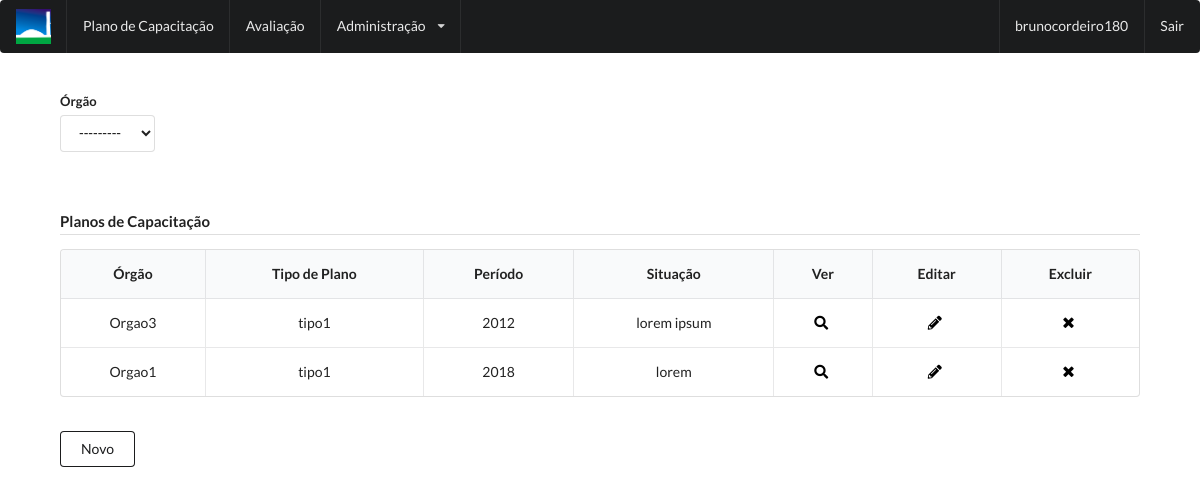
Before: /plano/ (signed in) with the older database file.
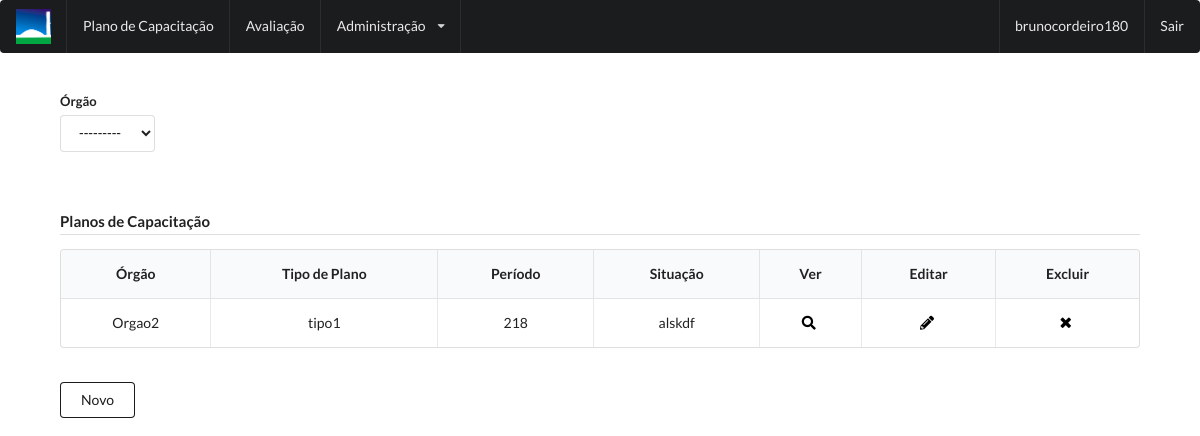
After: the same page with the newer database file.
### novo_capacita/models.py (models this page shows)
class Orgao(models.Model):
    cod_orgao = models.AutoField(primary_key=True)
    nome = models.CharField(max_length=200)
    def __str__(self):
        return self.nome
    class Meta:
        db_table = 'Orgao'

class Plano_Capacitacao(models.Model):
    cod_plano_capacitacao = models.AutoField(primary_key=True)
    cod_orgao = models.ForeignKey('Orgao', on_delete=models.CASCADE)
    cod_tipo_plano_capacitacao = models.ForeignKey('Tipo_Plano_Capacitacao', on_delete=models.CASCADE)
    situacao = models.CharField(max_length=200)
    qtd_servidores_efetivos = models.IntegerField()
    qtd_servidores_comissionados = models.IntegerField()
    ano_plano_capacitacao = models.DecimalField(decimal_places=0, max_digits=4, null= False)
    ind_excluido = models.DecimalField(default=0,decimal_places=0, max_digits=2)
    class Meta:
        db_table = 'Plano_Capacitacao'

class Tipo_Plano_Capacitacao(models.Model):
    cod_tipo_plano_capacitacao = models.AutoField(primary_key=True)
    sgl_tipo_plano_capacitacao = models.CharField(max_length = 6, null=False)
    nome_tipo_plano_capacitacao = models.CharField(max_length= 200, null=False)
    ind_excluido = models.DecimalField(default=0,decimal_places=0, max_digits=2)
    def __str__(self):
        return self.nome_tipo_plano_capacitacao
    class Meta:
        db_table = 'Tipo_Plano_Capacitacao'

### novo_capacita/views.py (the view)
# urls.py: url(r'^plano/$', views.plano, name="plano"),
def plano(request):
    planos = Plano_Capacitacao.objects.all()
    plano_filter = PlanoFilter(request.GET, queryset=planos)
    form = PlanoForm()
    return render(request, 'novo_capacita/plano_capacitacao.html', {'filter' : plano_filter, 'form' : form})

### novo_capacita/forms.py
class PlanoForm(forms.ModelForm):
    class Meta:
        model = Plano_Capacitacao
        fields = ('cod_orgao', 'cod_tipo_plano_capacitacao', 'ano_plano_capacitacao','situacao', 'qtd_servidores_efetivos', 'qtd_servidores_comissionados')
        labels = {
            'cod_orgao' : 'Órgão'
        }

### novo_capacita/templates/novo_capacita/plano_capacitacao.html (shortened to what this page needs)
{% extends 'novo_capacita/base.html' %}
{% block content %}
    <div class="table_div">
        <form class="ui form" method="get">
            <div class="two fields">
                <div class="select_orgao field">
                    <label>Órgão</label>
                    {{ filter.form.cod_orgao }}
                </div>
            </div>
        </form>
        <br>
        <h4 class="ui dividing header">Planos de Capacitação</h4>
        <table class="ui celled padded table">
            <thead>
                <tr class="center aligned">
                <th>Órgão</th>
                <th>Tipo de Plano</th>
                <th>Período</th>
                <th>Situação</th>
                <th>Ver</th>
                <th>Editar</th>
                <th>Excluir</th>
                </tr>
            </thead>
            <tbody>
                {% for plano in filter.qs %}
                    <tr class="center aligned">
                        <td>{{plano.cod_orgao}}</td>
                        <td>{{plano.cod_tipo_plano_capacitacao}}</td>
                        <td>{{plano.ano_plano_capacitacao}}</td>
                        <td>{{plano.situacao}}</td>
                        <td><a class="links" href="{% url 'plano_show' plano.cod_plano_capacitacao %}"><i class="search icon"></i></a></td>
                        <td><a class="links" href="{% url 'plano_edit' plano.cod_plano_capacitacao %}"><i class="pencil icon"></i></a></td>
                        <td><a class="links" href="{% url 'plano_delete' plano.cod_plano_capacitacao %}"><i class="delete icon"></i></a></td>
                    </tr>
                {% endfor %}
            </tbody>
        </table>
        <br>
        <a href="/plano/new/"><button class="ui button basic secondary">Novo</button></a>
    </div>
    {% endblock %}

### novo_capacita/templates/novo_capacita/base.html (shortened to what this page needs)
{% load staticfiles %}
<!DOCTYPE html>
<html>
<head>
    <link rel="stylesheet" href="{% static 'css/semantic.min.css' %}">
    <link rel="stylesheet" href="{% static 'css/table.css' %}">
</head>
<body>
    <div class="ui inverted menu">
        <div class="item">
            <img src="{% static 'images/senado.png' %}">
        </div>
        <a href="/plano/" class="item">Plano de Capacitação</a>
        <a class="item">Avaliação</a>
        <div class="ui dropdown item">
            Administração
            <i class="dropdown icon"></i>
        </div>
        {% if user.is_authenticated %}
        <div class="right menu">
            <div class="ui item">
                {{ user.username }}
            </div>
            <a class="ui item" href="/logout/">
                Sair
            </a>
        </div>
        {% endif %}
    </div>
        {% if user.is_authenticated %}
            {% block content %}
            {% endblock %}
        {% else %}
            <div class="ui container">
                <h4 class="ui dividing header">Você não está logado, por favor realize o login</h4>
                <a href="{% url 'cas_ng_login' %}">login</a>
            </div>
        {% endif %}
</body>
</html>

### novo_capacita/static/css/table.css (style rules this page uses)
.table_div { padding-left: 5%; padding-right: 5%; padding-top: 2%; }
.select_orgao { width: 10% !important; }
.links { -webkit-appearance: none; color: rgb(0, 0, 0); }

Changed rows visible on the page:
removed Plano_Capacitacao: cod_orgao "Orgao3", cod_tipo_plano_capacitacao "tipo1", ano_plano_capacitacao "2012", situacao "lorem ipsum"
removed Plano_Capacitacao: cod_orgao "Orgao1", cod_tipo_plano_capacitacao "tipo1", ano_plano_capacitacao "2018", situacao "lorem"
added Plano_Capacitacao: cod_orgao "Orgao2", cod_tipo_plano_capacitacao "tipo1", ano_plano_capacitacao "218", situacao "alskdf"
